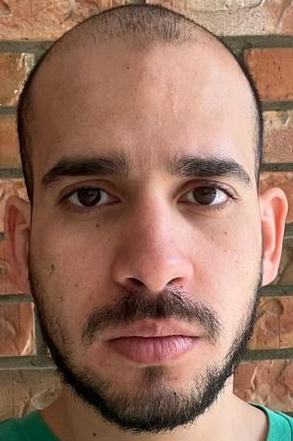
#> input picture Final Project/DataSet/Ahmad/Image_1_Ahmad.jpg, 293 x 441 px, found by its file name; its folder holds only this picture in this run
$ jupyter execute Augmented_data.ipynb   (shell and % lines are left out)
#> lines starting #> are read from the running program, lines starting #| are printed output that depends on the picture
<a href="https://colab.research.google.com/github/jasneetchahal/ENEL-645-group-8/blob/main/Augmented_data.ipynb" target="_parent"></a>

[cell 1]
from google.colab import drive
drive.mount('/content/gdrive')

[cell 2]
import cv2
import numpy as np
from skimage import io
from skimage.transform import rotate, AffineTransform, warp
import matplotlib.pyplot as plt
import random
from skimage import img_as_ubyte
import os
from skimage.util import random_noise
from PIL import Image

[cell 3]
def h_flip(image):
    return  np.fliplr(image)

def v_flip(image):
    return np.flipud(image)

def add_noise(image):
    return random_noise(image)

def blur_image(image):
    return cv2.GaussianBlur(image, (9,9),0)

def anticlockwise_rotation_30(image):
    return rotate(image, angle = 30)

def clockwise_rotation_45(image):
    return rotate(image, angle = -45)

def anticlockwise_rotation_90(image):
    return rotate(image, angle = 90)

def anticlockwise_rotation_60(image):
    return rotate(image, angle = 60)

def clockwise_rotation_90(image):
    return rotate(image, angle = -90)

[cell 4]
# Dictionary containing all the possible transformations
transformations = {'rotate anticlockwise 30': anticlockwise_rotation_30,
                   'blurring image':blur_image,
                   #'horizontal flip': h_flip,


                 }

[cell 5]
print(range(len(transformations)))

[cell 6]
images_path="/content/gdrive/MyDrive/ENEL645_project/Python_Project_images/DataSet" #path to original images
print(images_path)
augmented_path="/content/gdrive/MyDrive/ENEL645_project/Python_Project_images/Augmented_dataSet" # path to store augmented images
print(augmented_path)

[cell 7]
sub_dir_list = os.listdir(images_path )
print(sub_dir_list)


for i in range( len( sub_dir_list ) ):
    print('Print i',i)
    print('Inside the for loop')
    image_names = os.listdir( os.path.join(images_path , sub_dir_list[i]) )
    # looping through the each image of a particular person
    for image_path in image_names:
        # path of each image
        path = os.path.join(images_path , sub_dir_list[i] , image_path )
        image = io.imread(path)
#> image is the input picture: shape (441, 293, 3); mean R, G, B 149.7, 112.1, 94.3
        keep_org = 0
        for j in range(len(transformations)):
            # Getting first key in dictionary
            key = list(transformations.keys())[j]
            print(transformations[key], key)
            transformed_image = transformations[key](image)
            out_path= "%s/%s/%s_%s.jpg" %(augmented_path, sub_dir_list[i], image_path.split('.')[0], str(j))
            transformed_image = img_as_ubyte(transformed_image)  #Convert an image to unsigned byte format, with values in [0, 255].
            transformed_image=cv2.cvtColor(transformed_image, cv2.COLOR_BGR2RGB) #convert image to RGB before saving it
            cv2.imwrite(out_path, transformed_image)
            if keep_org == 0:
              out_path_org = "%s_%s.jpg"%(out_path.split('.')[0], "org")
              cv2.imwrite(out_path_org, image)
              keep_org = keep_org + 1
#> this loop made 2 passes
#> pass 1, `transformed_image = transformations[key](image)`:
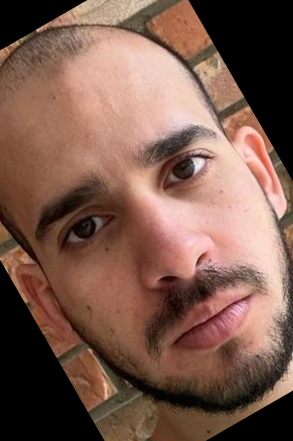
#> transformed_image: shape (441, 293, 3) float64; mean R, G, B 0.485, 0.356, 0.304
#> pass 2, `transformed_image = transformations[key](image)`:
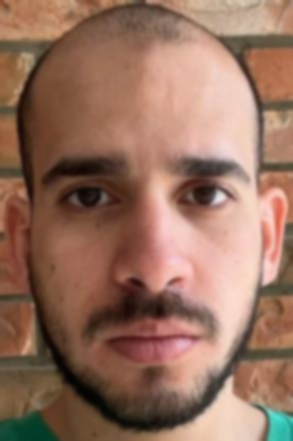
#> transformed_image: shape (441, 293, 3); mean R, G, B 149.7, 112.1, 94.3
#> after the loop, keep_org = 1
